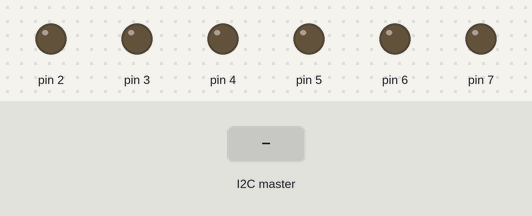
Recording of a sketch running on a simulated Arduino Uno, built with avr-gcc and run on an emulated ATmega328P. On the bench: output pins drawn as LEDs (lit = HIGH). The test bench sets the inputs (shaded band).

Above: at 1.2 s.
1.3 s: the I2C master sends the byte 2
At 2.3 s:
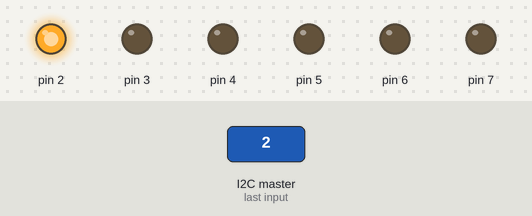
Timing chart, 0 to 4.3 s (numbered marks = the images above; inputs shaded):
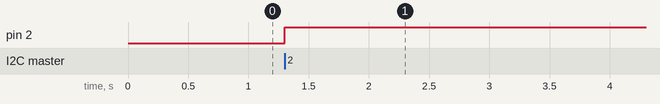

The sketch:

Bolum15WireSlave.ino
```cpp
// Nick Gammon tarafından yazılmıştır
// February 2012
// Uydu kartın kodu

#include <Wire.h>

const byte MY_ADDRESS = 42; // Bu kartın adresi 42 olacak.

void setup ()
  {
  Wire.begin (MY_ADDRESS); // 42 olarak I2C protokolünü başlat.
  for (byte i = 2; i <= 7; i++) // 2'den 7'ye kadar dijital ayakları çıkış yap
    pinMode (i, OUTPUT);

  Wire.onReceive (receiveEvent); // Veri Alımda çalışacak fonksiyonu kararlaştır.
  }

void loop()
  {

  }

// Eğer I2C üzerinden veri alımı olursa bu kesme fonksiyonu çalışır
void receiveEvent (int howMany)
  {
  for (int i = 0; i < howMany; i++)
    {
    byte c = Wire.read (); // Hangi ayağın yakılacağını oku
    // Ledleri sırayla yak
    if (digitalRead (c) == LOW)
      digitalWrite (c, HIGH);
    else
      digitalWrite (c, LOW);
    }
}
```

Measured:
- after the input at 1.3 s, pin 2: LOW → HIGH at once
